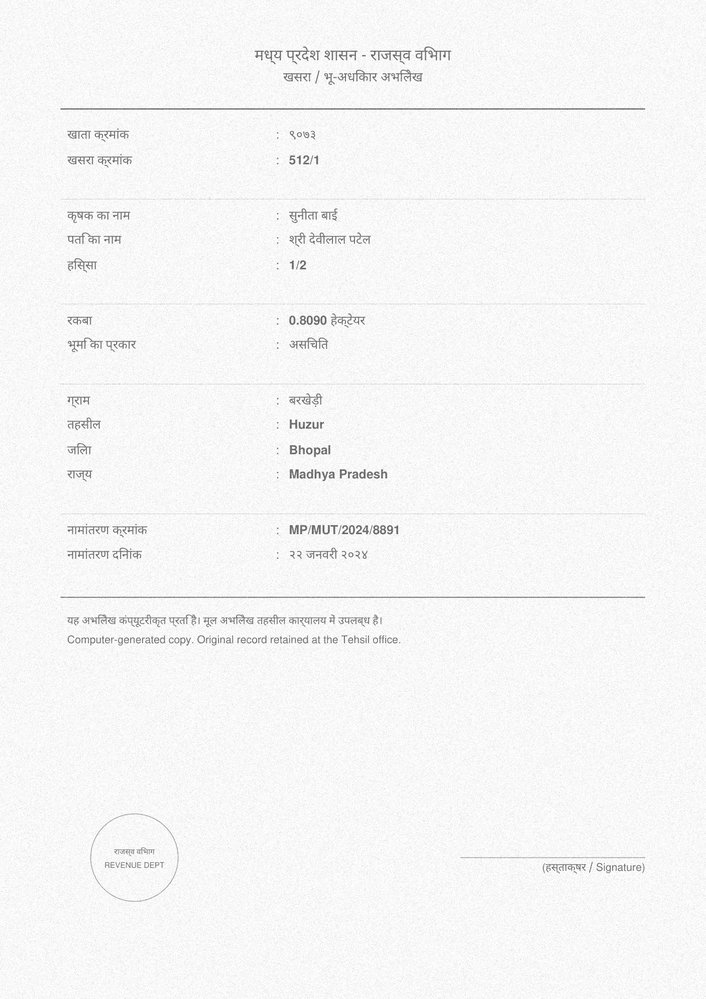
#> input picture samples/scan_02_khasra_mp_hindi_faded.png, 706 x 999 px, shrunk from 1406 x 1988 before the run; its folder holds only this picture in this run
$ python -i handwriting.py   (imports and definitions only)
#> lines starting #> are read from the running program, lines starting #| are printed output that depends on the picture; after the words box and inside, x2 and y2 are one past the last pixel; in counts of white or black regions, pixels touching at a corner belong together
#> further down, picture is the input picture: shape (999, 706); min 66, max 255, mean 246.1
"""
Handwriting detection for scanned land records.
Intelligent Land Record Digitization and Validation System - SIH 2026, PS 26018.

WHY THIS EXISTS, AND WHY IT IS DETECTION RATHER THAN RECOGNITION
----------------------------------------------------------------
Patwari mutation entries, marginal notes and endorsements are handwritten.
Tesseract's LSTM is trained on PRINT, so on a handwritten line it does not
fail cleanly - it returns something that looks like text, with a confidence
that looks ordinary. Field extraction then treats that output like any other,
and a fabricated owner name can be auto-approved onto a land record. That is
the worst failure this system can produce, and it is currently invisible.

Detecting the handwriting fixes the invisibility. A line identified as
not-print gets its confidence suppressed and is routed to a human instead of
being trusted, which is a correct and useful outcome even with no recogniser
attached.

WHY NOT TrOCR / Donut / PaddleOCR-HTR
-------------------------------------
Two separate blockers, and the second is the one that matters:

  1. PyTorch cannot load on this platform - Windows Application Control
     blocks torch/lib/shm.dll (WinError 4551) - and merely INSTALLING it
     broke spaCy, because thinc detects torch and imports it eagerly.
     PaddleOCR was already ruled out (no Python 3.14 build; ~20 min/page on
     CPU). onnxruntime DOES load here, so the framework blocker is
     surmountable via an exported .onnx model.
  2. The pretrained weights are the real problem. TrOCR and Donut are trained
     on LATIN handwriting (IAM/RIMES). They cannot read Devanagari, which is
     what a Patwari actually wrote. Indic HTR needs fine-tuning on an Indic
     handwriting corpus (IIIT-HW-Dev and similar) - a training job with data
     this project does not have, not an integration.

So the honest architecture is: detect locally and refuse to guess, expose a
hook where a real Indic HTR model can be dropped in once trained (ONNX, since
that runs here), and optionally transcribe flagged crops with a consented
cloud vision model - never trusting either without review.

WHAT IS AND IS NOT VERIFIED
---------------------------
This is NOVELTY detection, not a trained two-class classifier, because the
corpus contains a great deal of print and no handwriting at all. Print is
therefore characterised precisely and anything far from that profile is
flagged as not-print.

The consequence is asymmetric and must be stated plainly:

  * The FALSE-POSITIVE rate is measurable and measured - how often a printed
    line is wrongly flagged - because printed lines are abundant. See
    tools/fit_print_profile.py, which reports it.
  * The TRUE-POSITIVE rate is NOT verified. Whether this catches real Patwari
    handwriting cannot be established without real Patwari handwriting. The
    features are chosen from the handwriting-analysis literature and are
    individually explainable, but "flags print correctly" is the only claim
    this module has earned.

Do not present the second as measured. It is a designed capability awaiting
a real corpus.
"""

from __future__ import annotations

import json
import math
import os
from typing import Dict, List, Optional, Sequence

try:
    import cv2 as _cv2
except Exception:                                    # pragma: no cover
    _cv2 = None
try:
    import numpy as _np
except Exception:                                    # pragma: no cover
    _np = None

CV_AVAILABLE = _cv2 is not None and _np is not None

_HERE = os.path.dirname(os.path.abspath(__file__))
PROFILE_PATH = os.path.join(_HERE, "..", "storage", "print_profile.json")

# The features, each one a property that separates a machine-set line from a
# hand-written one for a reason that can be stated in a sentence.
FEATURE_NAMES = (
    # A printing press or laser printer lays down one stroke weight. A nib or
    # ballpoint varies with pressure and direction.
    "stroke_width_cv",
    # Printed glyphs sit on an exact baseline. Handwriting drifts off it.
    "baseline_residual",
    # A typeface has a fixed x-height and cap-height; handwritten characters
    # vary in size across a single line.
    "height_cv",
    # Handwritten spacing is irregular where typeset spacing is metric.
    "gap_cv",
)

# A line must be at least this tall for the features to mean anything; below
# it the connected components are too few and too coarse to measure.
MIN_LINE_HEIGHT = 12
MIN_COMPONENTS = 4

# How many standard deviations from the print profile before a line is called
# not-print. Set by measurement, not taste: tools/fit_print_profile.py reports
# the false-positive rate on held-out PRINTED lines at this value, and it is
# chosen to keep that rate low, because a false handwriting flag sends a
# perfectly good printed field to a human for no reason.
DEFAULT_Z_THRESHOLD = 4.0


# Quantiles of the printed-text distribution stored in the profile. The
# threshold used at runtime is read from these, so it is expressed as "how
# often may this wrongly flag print" rather than as a number of sigmas.
PROFILE_QUANTILES = (0.5, 0.9, 0.95, 0.99, 0.995, 0.999, 1.0)

# Default operating point. Chosen from the measured sweep in
# tools/fit_print_profile.py, which reports the actual combined
# false-positive rate on held-out printed runs at each candidate.
DEFAULT_QUANTILE = 0.995

# Quantile thresholding needs enough printed samples for the tail to mean
# anything. With a few dozen runs the 99.5th percentile IS essentially the
# maximum, so any layout the profile did not happen to contain exceeds it and
# ordinary print gets flagged. Below this count the sigma rule is used
# instead - cruder, but it does not pretend to know a tail it has not seen.
MIN_QUANTILE_SAMPLES = 100


# [13 lines left out: function _quantile, not called in this run]


def _binarise(gray):
    """Ink mask (255 = ink) for one line crop."""
    _, ink = _cv2.threshold(gray, 0, 255,
                            _cv2.THRESH_BINARY_INV + _cv2.THRESH_OTSU)
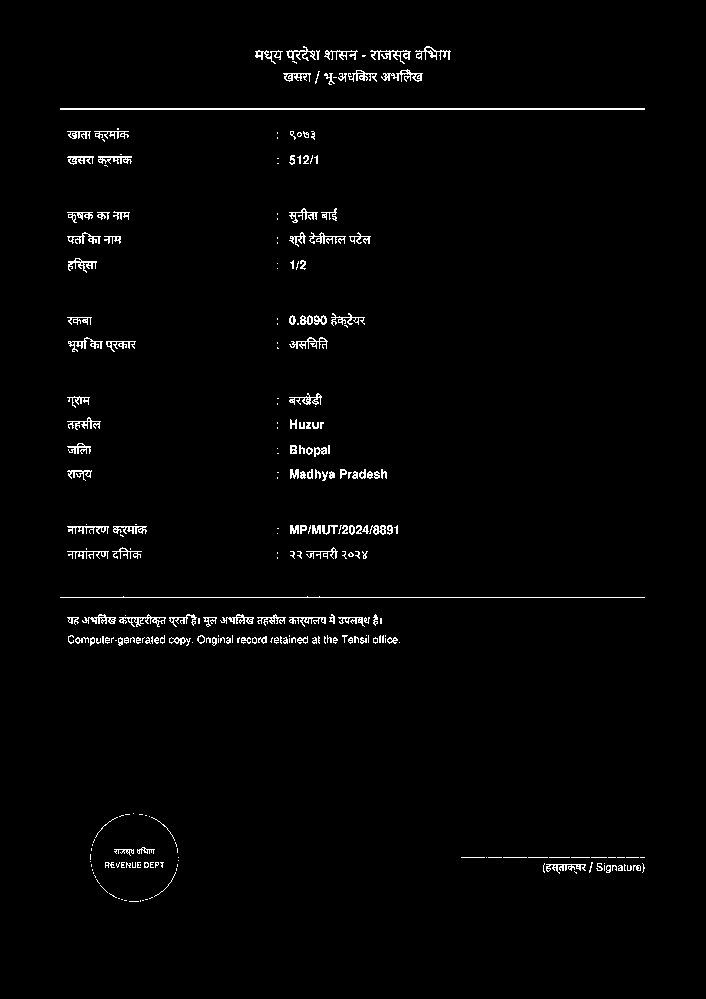
#> ink: shape (999, 706); 1.7% white in thin lines or dots, all inside (x1, y1, x2, y2) = (60, 46, 645, 902)
    return ink


# [9 lines left out: function _cv, not called in this run]


def _components(ink, crop_height: float, crop_width: float) -> List[tuple]:
    """
    Character-sized connected components as (x, y, w, h, centre_x).

    Specks are dropped as noise, and anything spanning almost the whole crop
    is dropped as a rule line or a cell border - a land-record form is made
    of those, and counting one as a character wrecks the height statistics of
    the row it rules.
    """
#> called with crop_height = 999, crop_width = 706
    count, _labels, stats, centroids = _cv2.connectedComponentsWithStats(ink, 8)
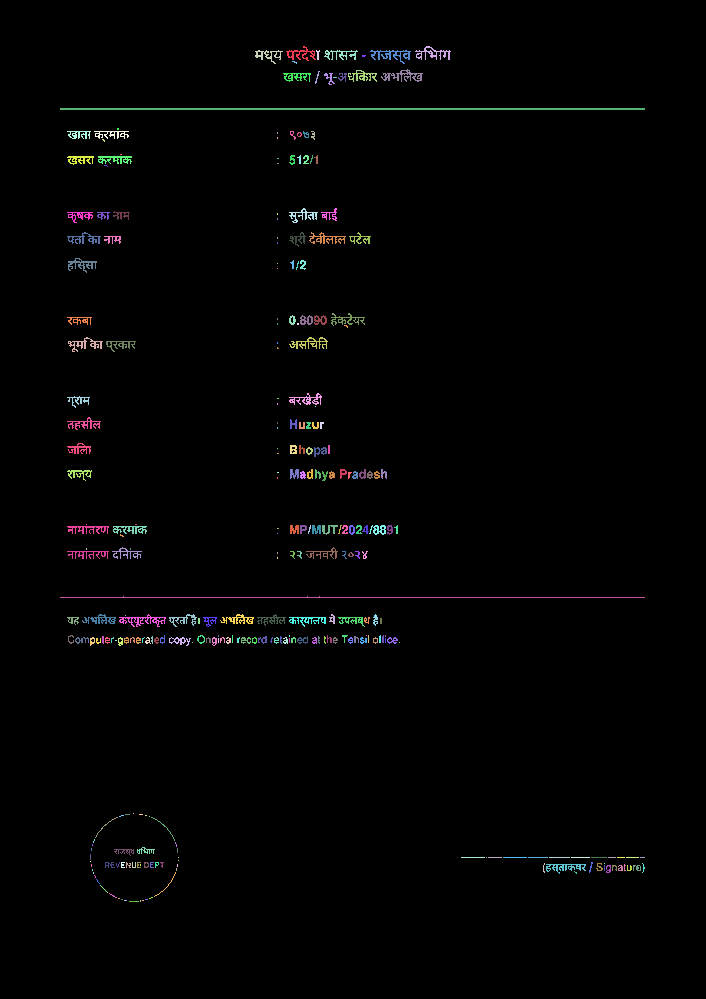
#> _labels: shape (999, 706) int32; 289 distinct labels, from 0 to 288; one colour per label, 0 black
#> count = 289; stats = 289 rows, first 6: [0, 0, 706, 999, 692960], [286, 46, 30, 15, 147], [415, 46, 36, 14, 170], [255, 50, 28, 14, 130], [316, 50, 4, 10, 22], [324, 50, 34, 10, 138]; centroids = 289 pairs, first value 70.38 to 643, second value 53.01 to 901
    boxes = []
    for i in range(1, count):
        x, y, w, h, area = stats[i]
        if area < 8 or h < crop_height * 0.15 or w > crop_width * 0.9:
            continue
        boxes.append((float(x), float(y), float(w), float(h), float(centroids[i][0])))
#> this loop made 288 passes
#> after the loop, boxes = []
    boxes.sort(key=lambda b: b[0])
    return boxes


# [40 lines left out: function split_segments, not called in this run]


def _features_from(gray, ink, boxes: List[tuple]) -> Optional[Dict[str, float]]:
    """The four features over one run of components."""
    if len(boxes) < MIN_COMPONENTS:
        return None
    height = float(gray.shape[0])

    # Stroke width, measured only under these components.
    x0 = int(max(0, min(b[0] for b in boxes) - 1))
    x1 = int(min(gray.shape[1], max(b[0] + b[2] for b in boxes) + 1))
    if x1 - x0 < 4:
        return None
    distance = _cv2.distanceTransform(ink[:, x0:x1], _cv2.DIST_L2, 5)
    ridge = distance[distance > 0]
    if ridge.size < 10:
        return None
    cutoff = float(_np.percentile(ridge, 70.0))
    spine = ridge[ridge >= cutoff]
    mean_spine = float(_np.mean(spine)) if spine.size else 0.0
    stroke_width_cv = float(_np.std(spine) / mean_spine) if mean_spine > 0 else 0.0

    xs = _np.array([b[4] for b in boxes], dtype=float)
    bottoms = _np.array([b[1] + b[3] for b in boxes], dtype=float)
    if xs.size >= 3 and float(_np.ptp(xs)) > 1e-6:
        slope, intercept = _np.polyfit(xs, bottoms, 1)
        residual = bottoms - (slope * xs + intercept)
    else:
        residual = bottoms - float(_np.mean(bottoms))
    baseline_residual = float(_np.std(residual) / height)

    gaps = []
    for prev, nxt in zip(boxes, boxes[1:]):
        gaps.append(max(0.0, nxt[0] - (prev[0] + prev[2])))

    return {
        "stroke_width_cv": stroke_width_cv,
        "baseline_residual": baseline_residual,
        "height_cv": _cv([b[3] for b in boxes]),
        "gap_cv": _cv(gaps) if len(gaps) >= 2 else 0.0,
        "components": float(len(boxes)),
    }


def line_features(gray) -> Optional[Dict[str, float]]:
    """
    The four features over a whole line crop.

    Kept for the case where a line really is one run of text. Scoring a FORM
    ROW with this is a mistake - use segment_features, which is what
    inspect_line does.
    """
    if not CV_AVAILABLE or gray is None:
        return None
    if gray.ndim != 2 or gray.shape[0] < MIN_LINE_HEIGHT or gray.shape[1] < MIN_LINE_HEIGHT:
        return None
    ink = _binarise(gray)
    if int((ink > 0).sum()) < 20:
        return None
    boxes = _components(ink, float(gray.shape[0]), float(gray.shape[1]))
#> boxes = []
    return _features_from(gray, ink, boxes)


# [91 lines left out: functions segment_features, fit_profile, save_profile, load_profile, not called in this run]


_CACHED: Optional[dict] = None
_TRIED = False


# [6 lines left out: function _profile, not called in this run]


def reset_cache() -> None:
    global _CACHED, _TRIED
    _CACHED, _TRIED = None, False


def available(path: str = PROFILE_PATH) -> bool:
    return CV_AVAILABLE and _profile(path) is not None


# --------------------------------------------------------------------------
# Scoring
# --------------------------------------------------------------------------

# [98 lines left out: function score, not called in this run]


_FEATURE_EXPLANATIONS = {
    "stroke_width_cv": "the stroke weight varies along the line, as a pen does "
                       "and a printer does not",
    "baseline_residual": "the characters do not sit on a straight baseline",
    "height_cv": "the characters vary in height across the line",
    "gap_cv": "the spacing between characters is irregular",
}


# [140 lines left out: functions explain, inspect_line, handwritten_segments, crop_line, not called in this run]

>>> import cv2
>>> picture = cv2.imread('../samples/scan_02_khasra_mp_hindi_faded.png', cv2.IMREAD_GRAYSCALE)
>>> result = line_features(picture)

$ run again, on samples/scan_09_maharashtra_712_heavy.png
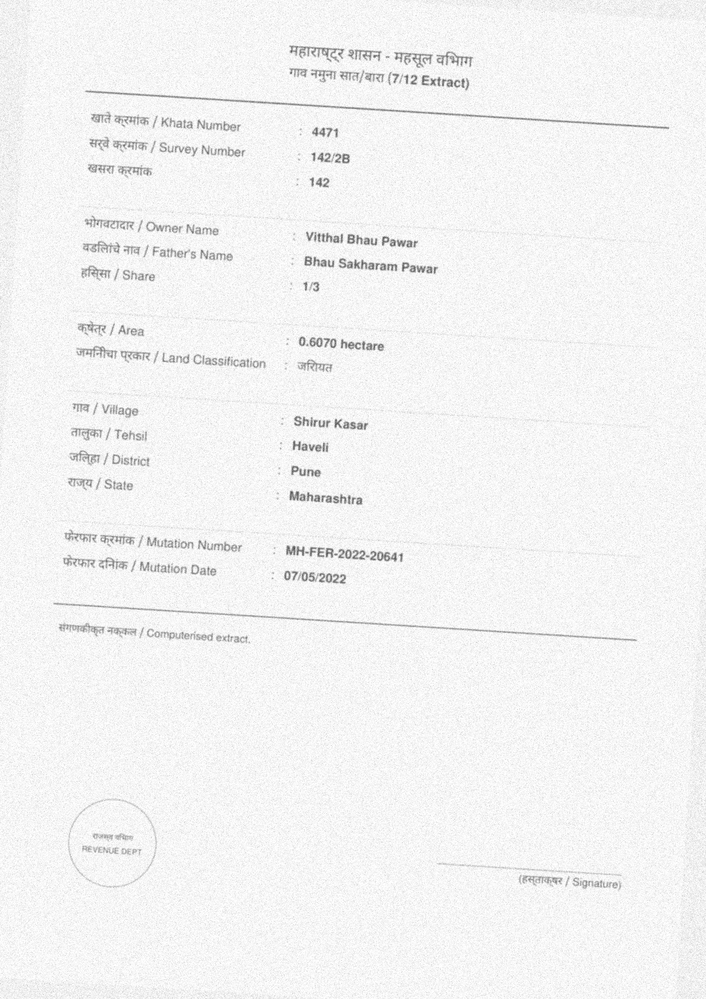
#> input picture samples/scan_09_maharashtra_712_heavy.png, 706 x 999 px, shrunk from 1406 x 1988 before the run
#> picture is the input picture: shape (999, 706); min 77, max 255, mean 243.1
#> in _binarise, `_, ink = _cv2.threshold(gray, 0, 255, _cv2.THRESH_BINARY_INV + _cv2.TH..`:
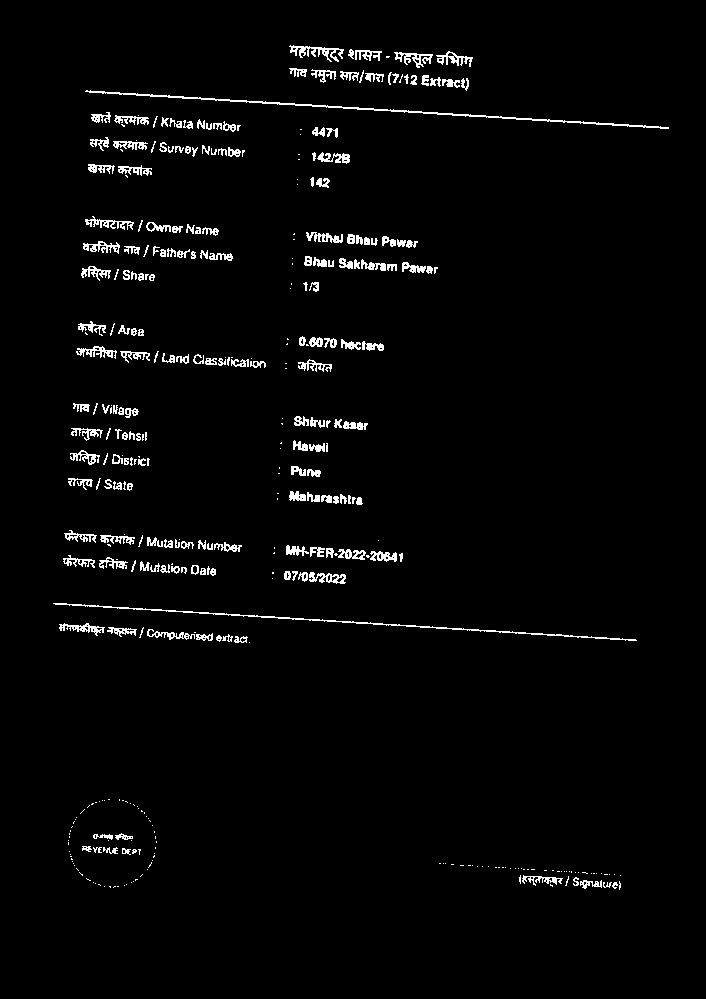
#> ink: shape (999, 706); 2.5% white in thin lines or dots, all inside (x1, y1, x2, y2) = (53, 45, 669, 890)
#> in _components, `count, _labels, stats, centroids = _cv2.connectedComponentsWithStats(i..`:
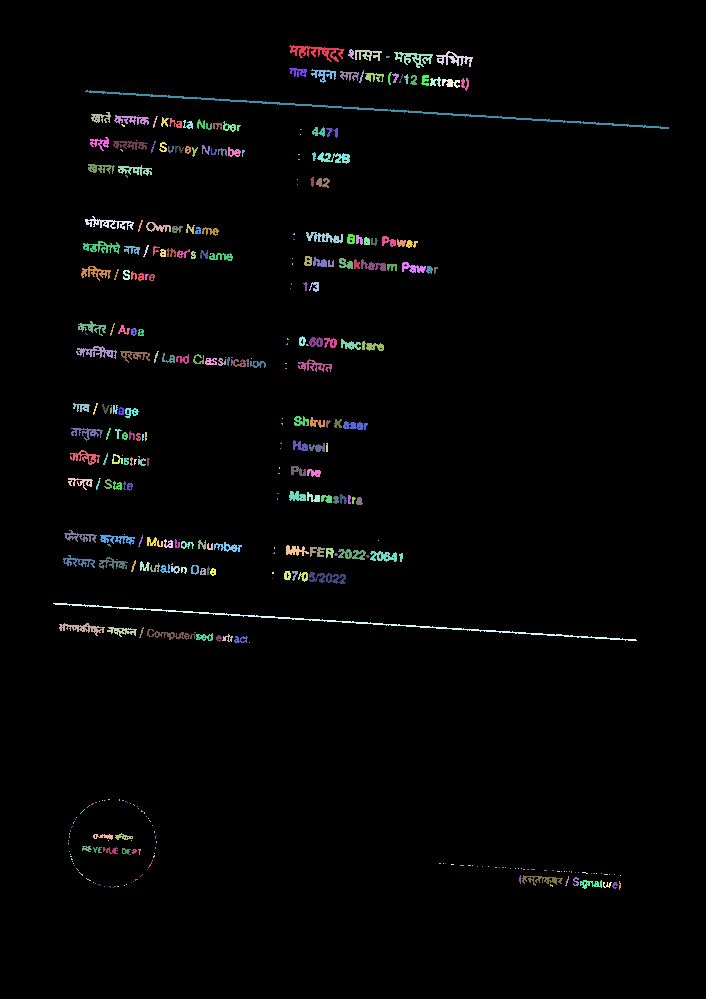
#> _labels: shape (999, 706) int32; 380 distinct labels, from 0 to 379; one colour per label, 0 black
#> count = 380; stats = 380 rows, first 6: [0, 0, 706, 999, 687378], [289, 45, 55, 17, 351], [348, 49, 6, 10, 36], [355, 50, 27, 11, 159], [436, 51, 37, 16, 227], [394, 52, 39, 16, 259]; centroids = 380 pairs, first value 68 to 620, second value 51.33 to 886.3
#> the loop in _components, `for i in range(1, count):` made 379 passes
#> after the loop in _components, `for i in range(1, count):`: boxes = []
